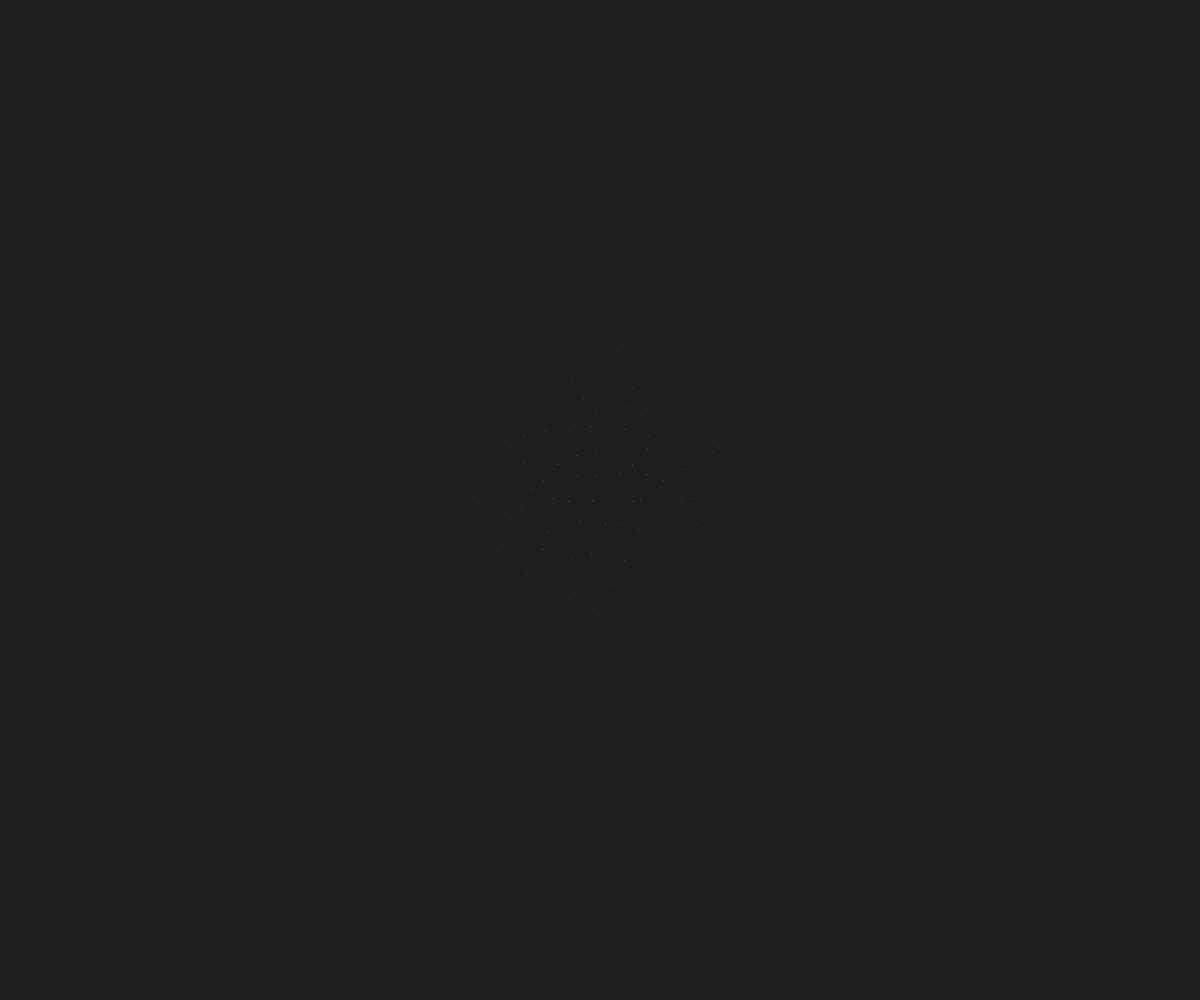
Frame 1 (no input)
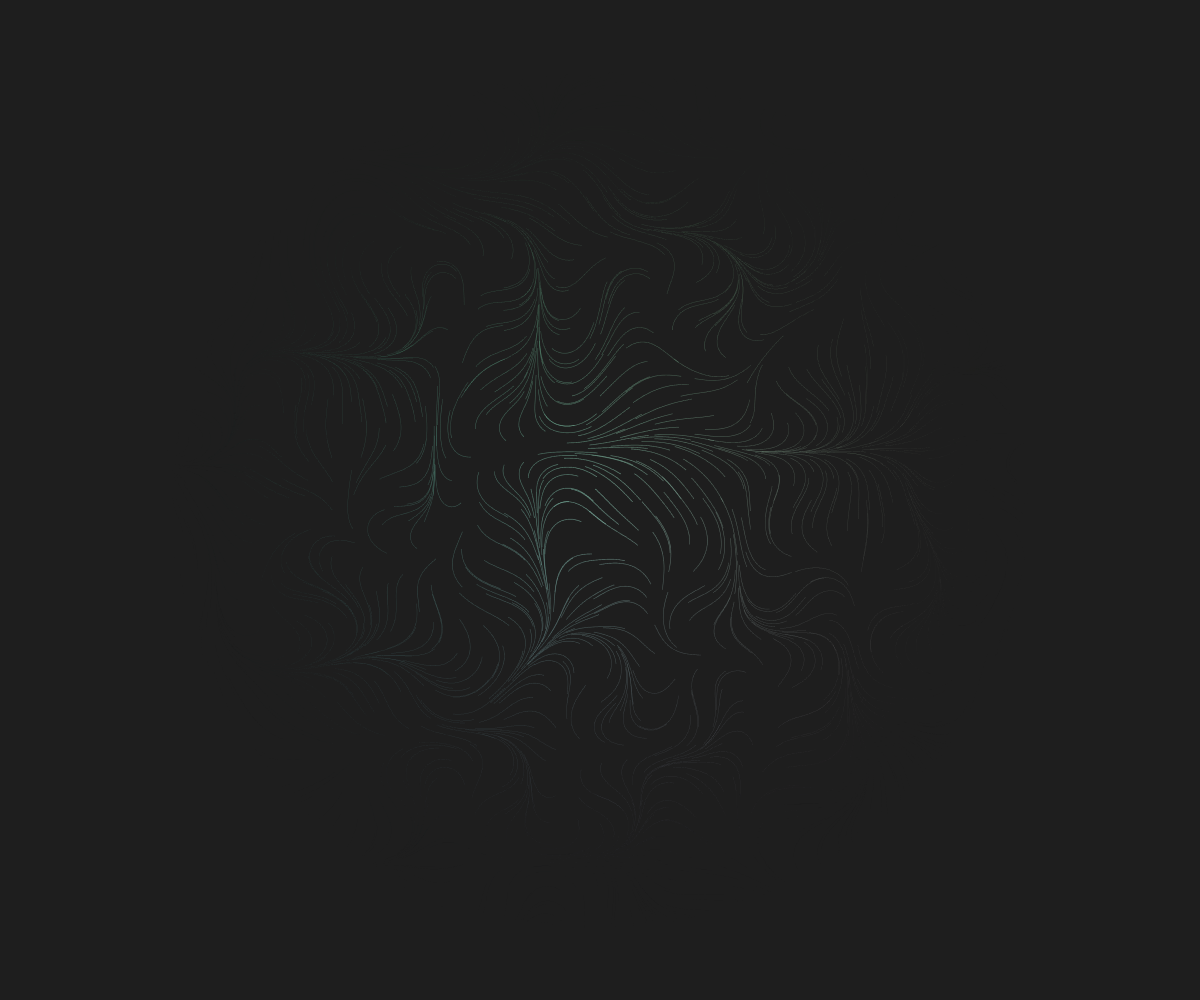
Frame 60 (no input)
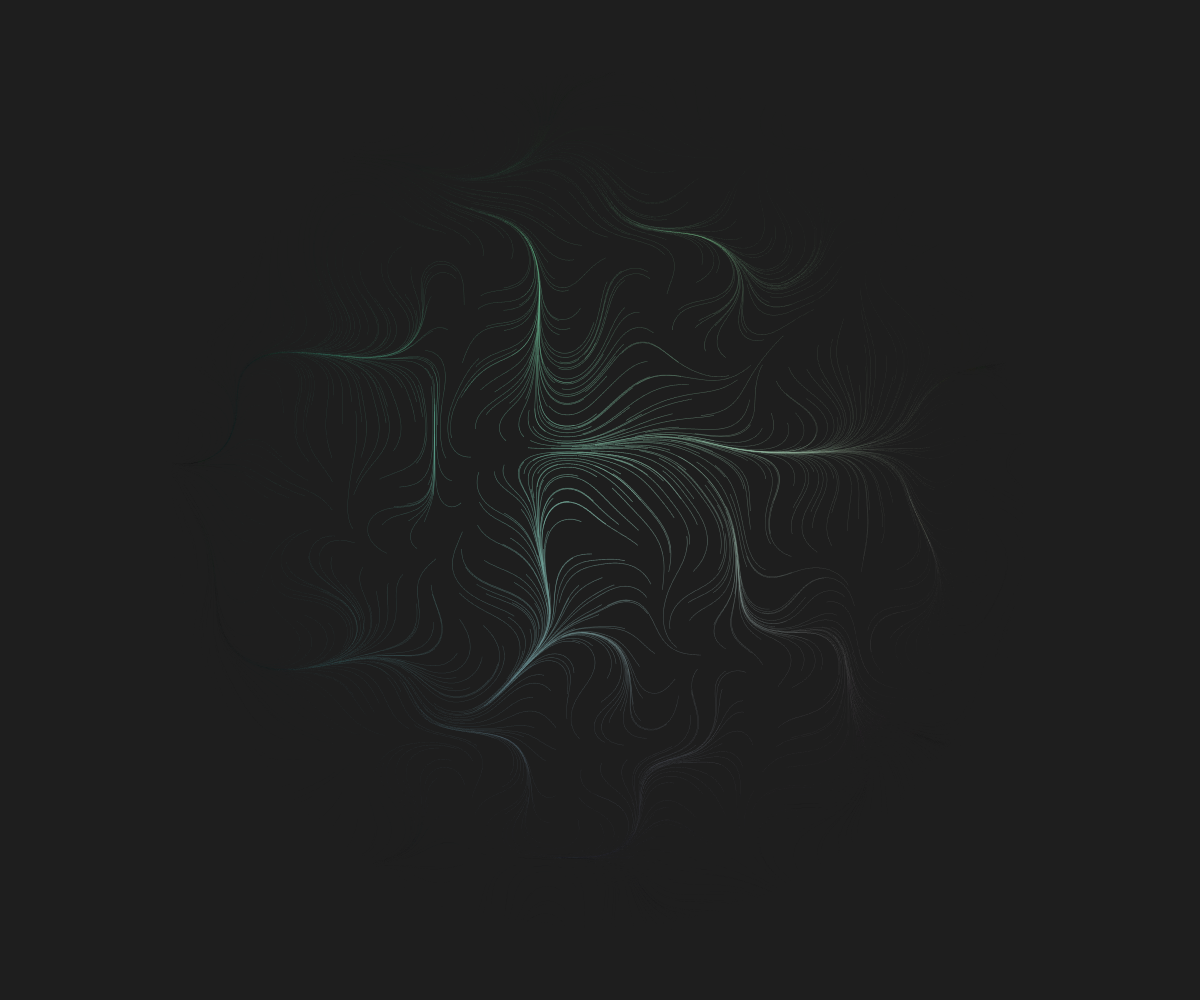
Frame 120 (the mouse pressed at the canvas centre since frame 60)

The p5.js sketch that drew these frames (run headless with seeded random() and noise() and a simulated clock; from frame 60 on, the mouse is pressed at the canvas centre):

// p5.js sketch
// ── sketch.js
var points = [];
var mult = 0.01;
var density = 50;
var radius = 350;

// Random color ranges
var r1, r2, g1, g2, b1, b2;

function setup() {
    createCanvas(windowWidth, windowHeight);
    background(30);  
    angleMode(DEGREES);
    noiseDetail(1);
    radius = min(windowWidth, windowHeight) / 4;
    var space = width / density;

    for (var x = 0; x < width; x+=space) {
        for (var y = 0; y < height; y+=space) {
            var p = createVector(x + random(-10, 10), y + random(-10, 10));
            points.push(p);           
        }
    }

    r1 = random(255);
    r2 = random(255);
    g1 = random(255);
    g2 = random(255);
    b1 = random(255);
    b2 = random(255);
}
  
  function draw() {
    noStroke();
    
    for(var i = 0; i < points.length; i++)
    {
        var distance = dist(width / 2, height / 2, points[i].x, points[i].y);
        var r = map(points[i].x, 0, width, r1, r2);
        var g = map(points[i].y, 0, height, g1, g2);
        var b = map(points[i].x, 0, width, b1, b2);
        var a = map(distance, 0, radius * 2, 255, 0);
        
        fill(r, g, b, a);
        var angle = map(noise(points[i].x * mult, points[i].y * mult), 0, 1, 0, 720);
        points[i].add(createVector(cos(angle), sin(angle)));

        if (distance < radius * 2)
        {
            // ellipse(points[i].x, points[i].y, 1);
            ellipse(points[i].x, points[i].y, map(distance, 0, radius * 2, 1, 0));
        }
    }    
  }
